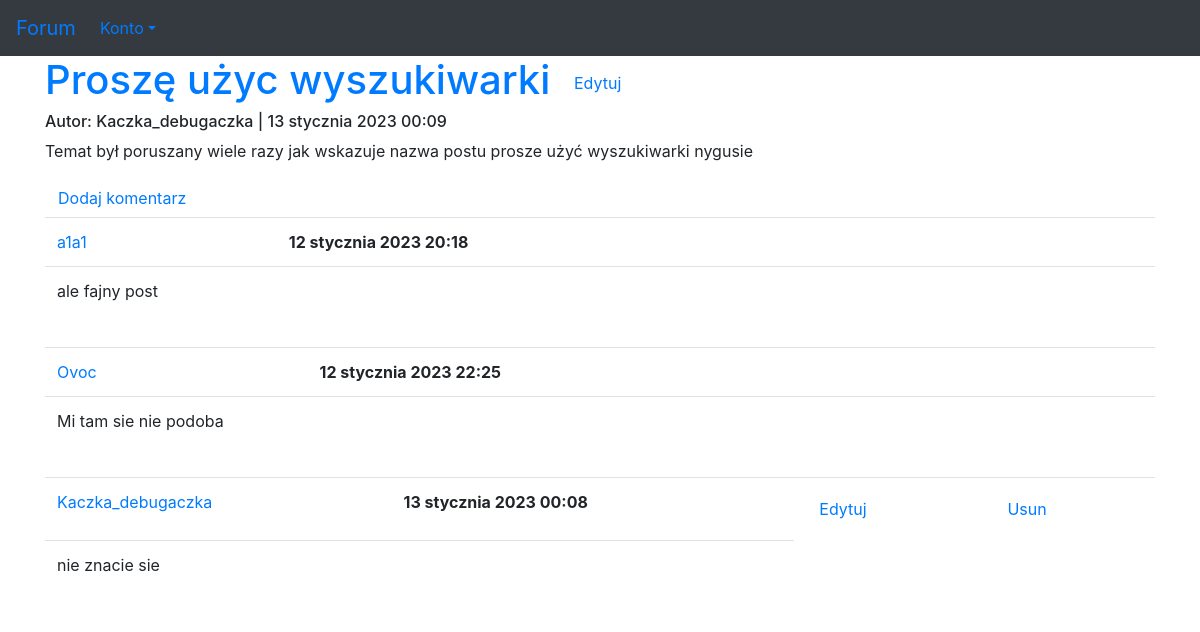
Page /15 (signed in) on the committed database.
### forum/models.py (models this page shows, shortened)
class Post(models.Model):
    author = models.ForeignKey(User, on_delete=models.CASCADE)
    title = models.CharField(max_length=100)
    description = models.TextField()
    published_date = models.DateTimeField(default=timezone.now)
    updated = models.DateTimeField(blank=True, null=True)
    views = models.IntegerField(default=0)

class Answer(models.Model):
    post = models.ForeignKey(Post, on_delete=models.CASCADE, related_name='answers')
    author = models.ForeignKey(User, on_delete=models.CASCADE)
    text = models.TextField()
    published_date = models.DateTimeField(default=timezone.now)
    class Meta:
        verbose_name_plural = "answers"

### forum/views.py (the view)
# urls.py: path('<int:pk>', views.post_detail, name='post'),
def post_detail(request, pk):
    post = get_object_or_404(Post, pk=pk)
    return render(request, 'forum/post.html', {'post': post})

### forum/templates/forum/post.html (shortened to what this page needs)
{% extends 'szablon.html' %}
{% block naglowek %}
        <a href="{% url 'forum:post' pk=post.pk %}">{{ post.title }}</a>
        {% if user.is_authenticated and user == post.author %}
            <a class="btn btn-default" href="{% url 'forum:post_edit' pk=post.pk %}">Edytuj</a>
        {% endif %}
        <h6>Autor: {{ post.author }} | {{ post.published_date }}</h6>
        <p>{{ post.description|linebreaksbr }}</p>
{% endblock naglowek %}
{% block tresc %}
        {% if user.is_authenticated %}
            <a class="btn btn-default" href="{% url 'forum:add_answer' pk=post.pk %}">Dodaj komentarz</a>
        {% else %}
            <a href="{% url 'users:loguj' %}" class="btn btn-info" role="button">Zaloguj</a>
        {% endif %}
        {% for answer in post.answers.all %}
            <table class="table">
            <tr class="info">
                <td><a href="{% url 'users:index' pk=answer.author.id %}">{{ answer.author }}</a></td>
            <td><strong>{{ answer.published_date }}</strong></td>
            {% if user == answer.author %}
                <td><a class="btn btn-default" href="{% url 'forum:edit_answer' pk=post.pk an=answer.id %}">Edytuj</a></td>
                <td><a class="btn btn-default" href="#">Usun</a></td>
            {% endif %}
            </tr>
            <tr class="info">
            <td colspan="2">{{ answer.text|linebreaks }}</td>
            </tr></table>
            {% empty %}
            <p>Brak komentarzy :(</p>
        {% endfor %}
{% endblock tresc %}

### rows in the picture
Post: title "Proszę użyc wyszukiwarki", author "Kaczka_debugaczka", published_date "13 stycznia 2023 00:09", description "Temat był poruszany wiele razy jak wskazuje nazwa postu prosze użyć wyszukiwarki nygusie"
Answer: author "a1a1", published_date "12 stycznia 2023 20:18", text "ale fajny post"
Answer: author "Ovoc", published_date "12 stycznia 2023 22:25", text "Mi tam sie nie podoba"
Answer: author "Kaczka_debugaczka", published_date "13 stycznia 2023 00:08", shows "Edytuj", text "nie znacie sie"
